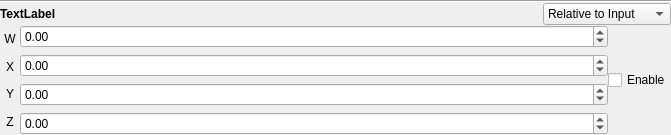
<?xml version="1.0" encoding="UTF-8"?>
<ui version="4.0">
 <class>Form</class>
 <widget class="QWidget" name="Form">
  <property name="geometry">
   <rect>
    <x>0</x>
    <y>0</y>
    <width>671</width>
    <height>120</height>
   </rect>
  </property>
  <property name="maximumSize">
   <size>
    <width>16777215</width>
    <height>120</height>
   </size>
  </property>
  <property name="windowTitle">
   <string>Form</string>
  </property>
  <property name="styleSheet">
   <string notr="true"/>
  </property>
  <layout class="QVBoxLayout" name="verticalLayout_4">
   <property name="spacing">
    <number>0</number>
   </property>
   <property name="leftMargin">
    <number>0</number>
   </property>
   <property name="topMargin">
    <number>0</number>
   </property>
   <property name="rightMargin">
    <number>0</number>
   </property>
   <property name="bottomMargin">
    <number>0</number>
   </property>
   <item>
    <layout class="QVBoxLayout" name="verticalLayout_3" stretch="0,0,1">
     <property name="spacing">
      <number>0</number>
     </property>
     <item>
      <widget class="Line" name="line">
       <property name="orientation">
        <enum>Qt::Horizontal</enum>
       </property>
      </widget>
     </item>
     <item>
      <layout class="QHBoxLayout" name="horizontalLayout_3" stretch="5,1">
       <item>
        <widget class="QLabel" name="lbl_name">
         <property name="styleSheet">
          <string notr="true">font-weight: bold</string>
         </property>
         <property name="text">
          <string>TextLabel</string>
         </property>
        </widget>
       </item>
       <item>
        <widget class="QComboBox" name="cmb_inheritance">
         <item>
          <property name="text">
           <string>Relative to Input</string>
          </property>
         </item>
         <item>
          <property name="text">
           <string>Relative to Parent</string>
          </property>
         </item>
         <item>
          <property name="text">
           <string>Absolute</string>
          </property>
         </item>
        </widget>
       </item>
      </layout>
     </item>
     <item>
      <layout class="QHBoxLayout" name="horizontalLayout" stretch="0,1,0">
       <item>
        <layout class="QVBoxLayout" name="verticalLayout_2" stretch="0,0,0,0">
         <property name="spacing">
          <number>0</number>
         </property>
         <item>
          <widget class="QLabel" name="lbl_w">
           <property name="minimumSize">
            <size>
             <width>20</width>
             <height>0</height>
            </size>
           </property>
           <property name="maximumSize">
            <size>
             <width>16777215</width>
             <height>16777215</height>
            </size>
           </property>
           <property name="text">
            <string>W</string>
           </property>
           <property name="alignment">
            <set>Qt::AlignCenter</set>
           </property>
          </widget>
         </item>
         <item>
          <widget class="QLabel" name="lbl_x">
           <property name="minimumSize">
            <size>
             <width>20</width>
             <height>0</height>
            </size>
           </property>
           <property name="maximumSize">
            <size>
             <width>20</width>
             <height>16777215</height>
            </size>
           </property>
           <property name="text">
            <string>X</string>
           </property>
           <property name="alignment">
            <set>Qt::AlignCenter</set>
           </property>
          </widget>
         </item>
         <item>
          <widget class="QLabel" name="lbl_y">
           <property name="minimumSize">
            <size>
             <width>20</width>
             <height>0</height>
            </size>
           </property>
           <property name="maximumSize">
            <size>
             <width>16777215</width>
             <height>16777215</height>
            </size>
           </property>
           <property name="text">
            <string>Y</string>
           </property>
           <property name="alignment">
            <set>Qt::AlignCenter</set>
           </property>
          </widget>
         </item>
         <item>
          <widget class="QLabel" name="lbl_z">
           <property name="minimumSize">
            <size>
             <width>20</width>
             <height>0</height>
            </size>
           </property>
           <property name="maximumSize">
            <size>
             <width>16777215</width>
             <height>16777215</height>
            </size>
           </property>
           <property name="text">
            <string>Z</string>
           </property>
           <property name="alignment">
            <set>Qt::AlignCenter</set>
           </property>
          </widget>
         </item>
        </layout>
       </item>
       <item>
        <layout class="QVBoxLayout" name="verticalLayout">
         <property name="spacing">
          <number>6</number>
         </property>
         <item>
          <widget class="QDoubleSpinBox" name="txt_value_w">
           <property name="minimum">
            <double>-999999999.000000000000000</double>
           </property>
           <property name="maximum">
            <double>999999999.000000000000000</double>
           </property>
          </widget>
         </item>
         <item>
          <widget class="QDoubleSpinBox" name="txt_value_x">
           <property name="minimum">
            <double>-999999999.000000000000000</double>
           </property>
           <property name="maximum">
            <double>999999999.000000000000000</double>
           </property>
          </widget>
         </item>
         <item>
          <widget class="QDoubleSpinBox" name="txt_value_y">
           <property name="minimum">
            <double>-999999999.000000000000000</double>
           </property>
           <property name="maximum">
            <double>999999999.000000000000000</double>
           </property>
          </widget>
         </item>
         <item>
          <widget class="QDoubleSpinBox" name="txt_value_z">
           <property name="minimum">
            <double>-999999999.000000000000000</double>
           </property>
           <property name="maximum">
            <double>999999999.000000000000000</double>
           </property>
          </widget>
         </item>
        </layout>
       </item>
       <item>
        <widget class="QCheckBox" name="chk_value">
         <property name="text">
          <string>Enable</string>
         </property>
        </widget>
       </item>
      </layout>
     </item>
    </layout>
   </item>
  </layout>
 </widget>
 <resources/>
 <connections/>
</ui>
